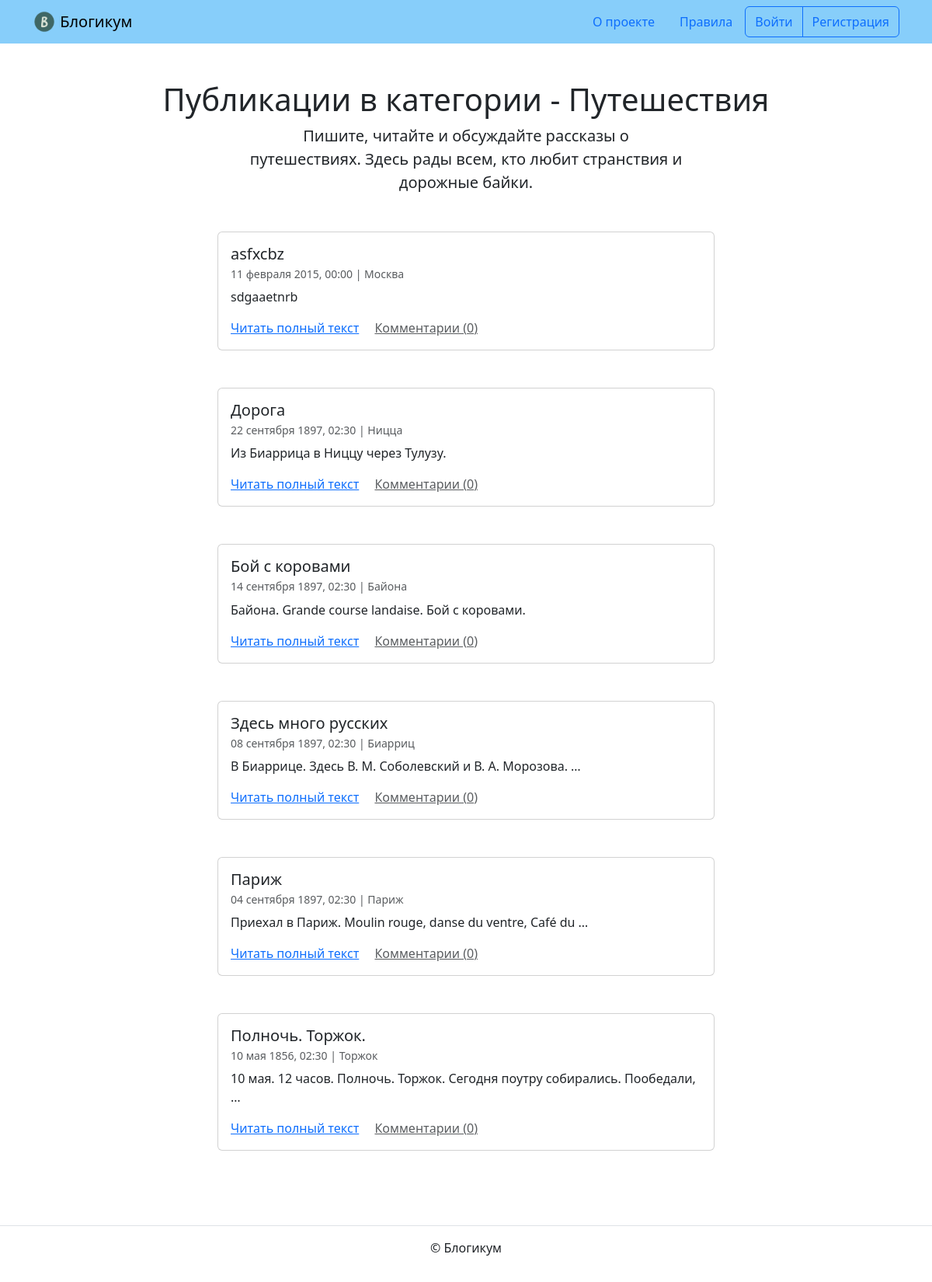
The page /category/travel/ on the database as committed earlier.
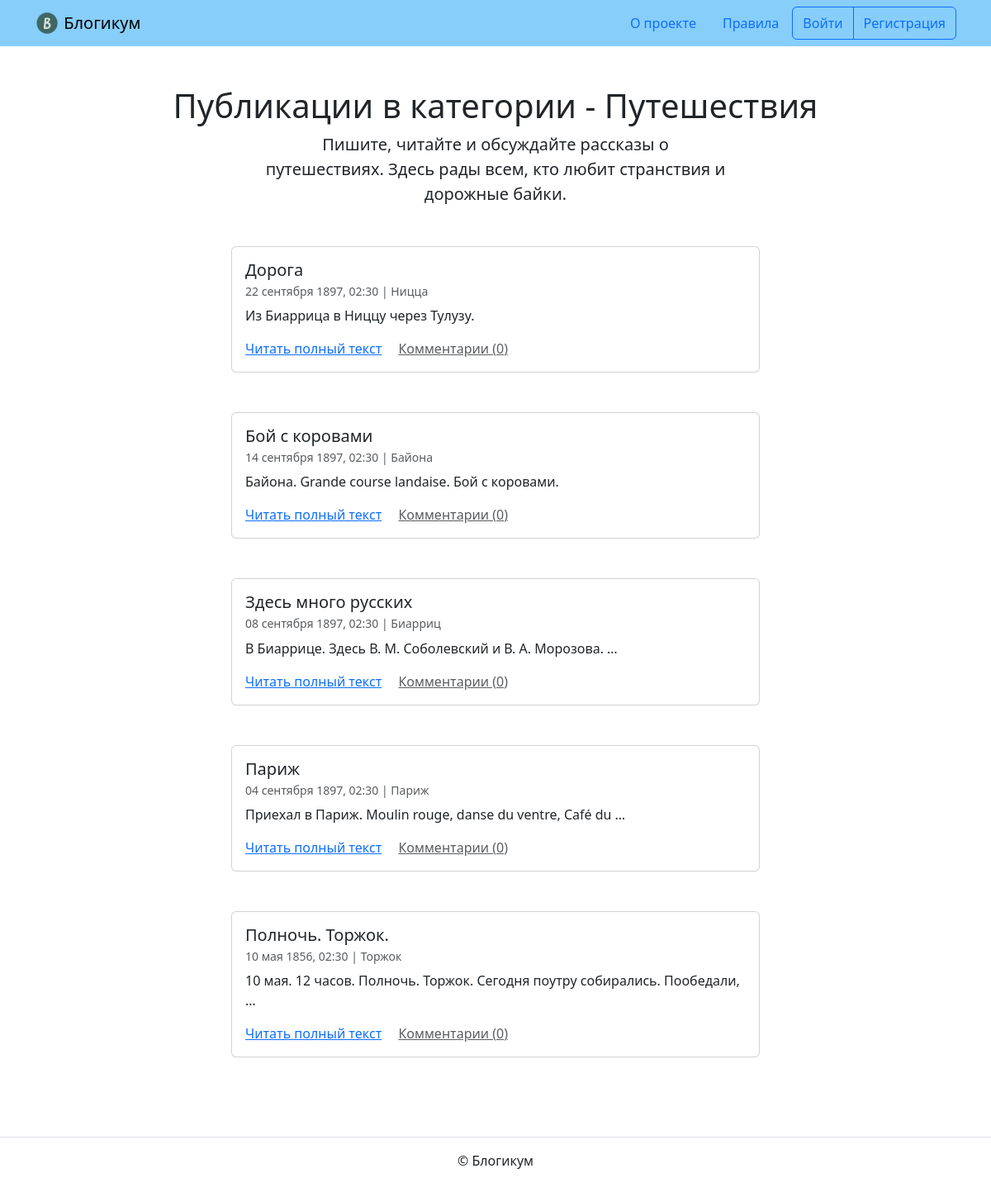
The same page on the database as committed later.
### blog/models.py (models this page shows, shortened)
class BaseModel(models.Model):
    is_published = models.BooleanField(
        default=True,
        verbose_name='Опубликовано',
        help_text='Снимите галочку, чтобы скрыть публикацию.'
    )
    created_at = models.DateTimeField(
        'Добавлено',
        auto_now_add=True,
    )
    class Meta:
        abstract = True
        ordering = ('-created_at', )

class Post(BaseModel):
    title = models.CharField(
        'Заголовок',
        max_length=settings.MAX_FIELD_LENGTH
    )
    text = models.TextField('Текст')
    pub_date = models.DateTimeField(
        'Дата и время публикации',
        help_text=('Если установить дату и время в будущем'
                   ' — можно делать отложенные публикации.')
    )
    author = models.ForeignKey(
        User,
        on_delete=models.CASCADE,
        verbose_name='Автор публикации'
    )
    location = models.ForeignKey(
        Location,
        on_delete=models.SET_NULL,
        null=True,
        blank=True,
        verbose_name='Местоположение'
    )
    category = models.ForeignKey(
        Category,
        on_delete=models.SET_NULL,
        null=True,
        verbose_name='Категория'
    )
    image = models.ImageField(
        'Фотография',
        upload_to='post_photo',
        blank=True,
    )
    objects = PostQuerySet.as_manager()
    published = PostManager()
    class Meta:
        default_related_name = 'posts'
        ordering = ('-pub_date', )
        verbose_name = 'публикация'
        verbose_name_plural = 'Публикации'

class Location(BaseModel):
    name = models.CharField(
        'Название места',
        max_length=settings.MAX_FIELD_LENGTH
    )
    class Meta:
        verbose_name = 'местоположение'
        verbose_name_plural = 'Местоположения'

### blog/views.py (the view)
class PostsCategoryView(AddPostsUserAndCategoryView, ListView):
    template_name = 'blog/category.html'
    def get(self, request, *args, **kwargs):
        self.object = self.get_object(
            queryset=Category.objects.filter(is_published=True)
        )
        return super().get(request, *args, **kwargs)
    def get_context_data(self, **kwargs):
        context = super().get_context_data(**kwargs)
        context['category'] = self.object
        return context

### blog/models.py (called while the page is built)
    def with_related_data(self):
        return self.select_related(
            'author', 'location', 'category'
        )

    def published(self):
        return self.filter(
            models.Q(pub_date__lte=timezone.now())
            & models.Q(is_published=True)
            & models.Q(category__is_published=True)
        )

    def comment_count(self):
        return self.annotate(
            comment_count=Count('comments')
        )

    def get_queryset(self):
        return (
            PostQuerySet(self.model)
            .with_related_data()
            .published()
            .comment_count()
        )

### blog/views.py (called while the page is built)
    def get_queryset(self):
        if self.object == self.request.user:
            return self.object.posts.comment_count().order_by('-pub_date')
        else:
            return self.object.posts(
                manager='published'
            ).all().order_by('-pub_date')

### templates/blog/category.html (shortened to what this page needs)
{% extends "base.html" %}
{% block content %}
  <h1 class="text-center">Публикации в категории - {{ category.title }}</h1>
  <p class="col-6 offset-3 mb-5 lead text-center">{{ category.description }}</p>
  {% for post in page_obj %}
    <article class="mb-5">
      {% include "includes/post_card.html" %}
    </article>
  {% endfor %}
{% endblock %}

### templates/includes/post_card.html (shortened to what this page needs)
<div class="col d-flex justify-content-center">
  <div class="card" style="width: 40rem;">
    <div class="card-body">
      <h5 class="card-title">{{ post.title }}</h5>
      <h6 class="card-subtitle mb-2 text-muted">
        <small>
          {{ post.pub_date|date:"d E Y, H:i" }} | {% if post.location and post.location.is_published %}{{ post.location.name }}{% else %}Планета Земля{% endif %}<br>
        </small>
      </h6>
      <p class="card-text">{{ post.text|truncatewords:10 }}</p>
      <a href="{% url 'blog:post_detail' post.id %}" class="card-link">Читать полный текст</a>
      <a href="{% url 'blog:post_detail' post.id %}" class="card-link text-muted">Комментарии ({{ post.comment_count }})</a>
    </div>
  </div>
</div>

Rows that differ between the two databases and show on the page:
no longer on this page (row edited): Post: title "asfxcbz", pub_date "11 февраля 2015, 00:00", location.name "Москва", text "sdgaaetnrb", comment_count "0"
